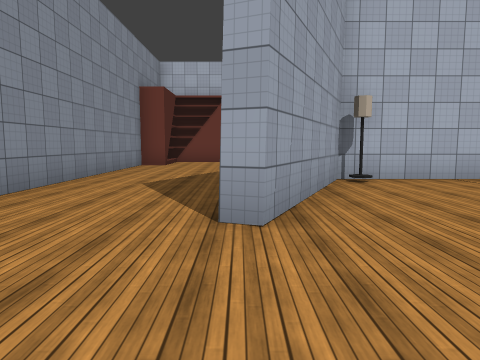
[1] (above)

23 first-person views from a walk through a scene from a Unity 3-D project. The camera is 1.4 m above the floor, tilts 6° down and sees 70° across. The floor is counted in squares, 2 m on a side. Each view is taken from the middle of a square. On the plan, view 1 faces up. The plan holds only what a view shows up to about 11 squares ahead; the rest is blank. The place goes on beyond the plan. The player character is not drawn. Some animated figures are left out. Some surface patterns are stand-ins.

[2]
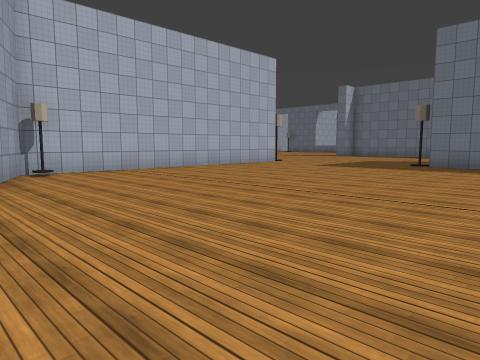

[3]
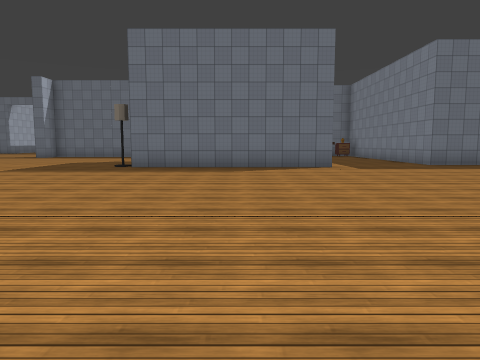

[4]
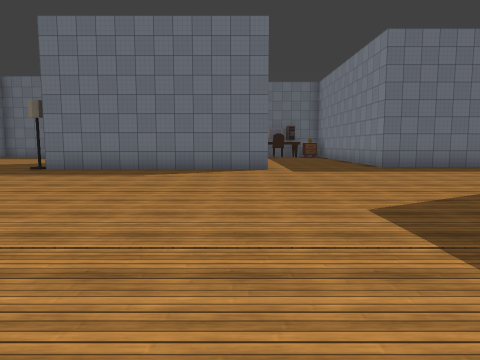

[5]
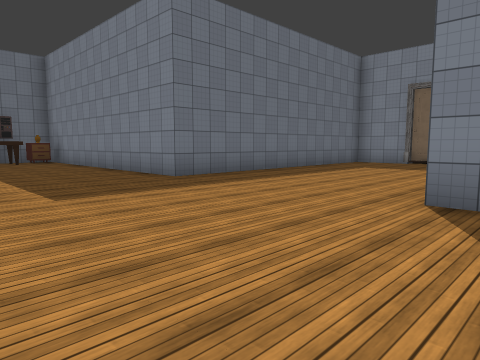

[6]
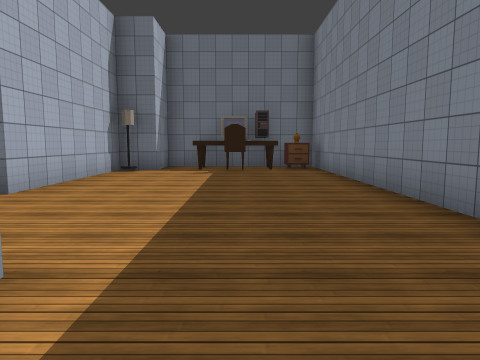

[7]
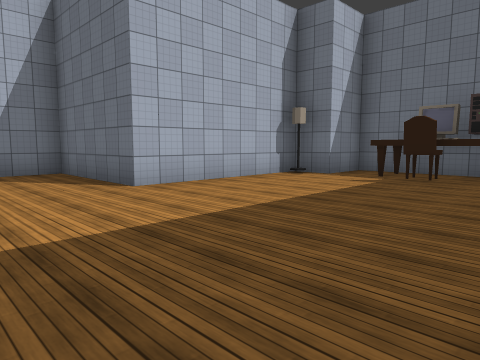

[8]
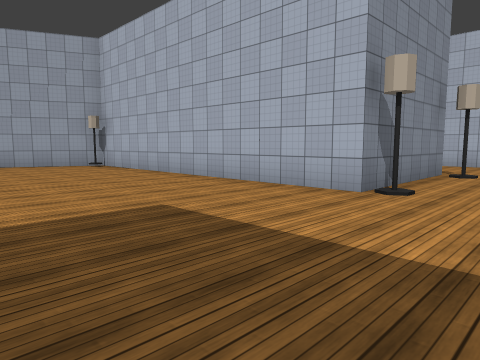

[9]
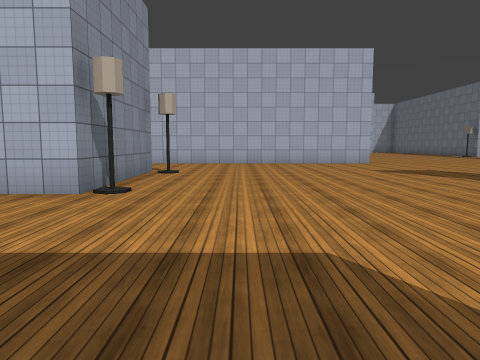

[10]
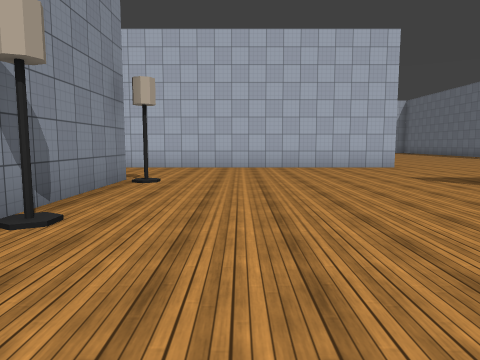

[11]
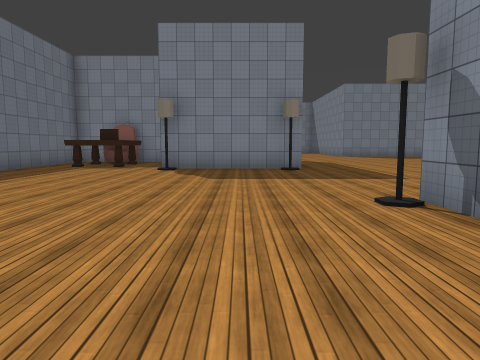

[12]
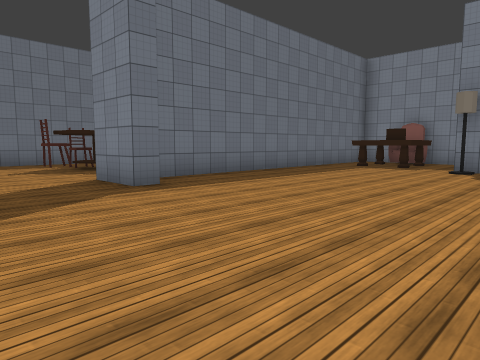

[13]
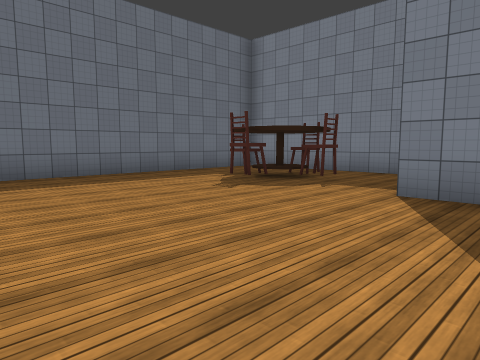

[14]
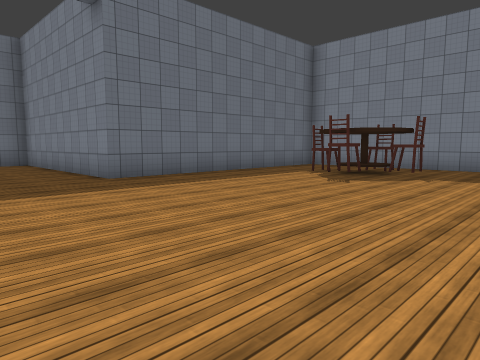

[15]
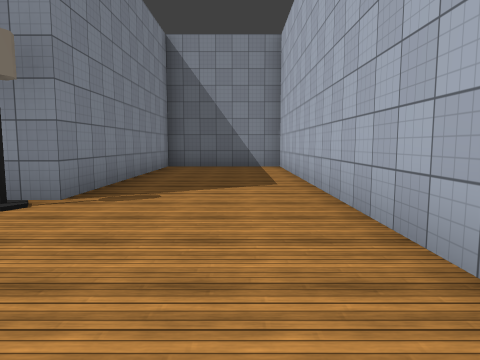

[16]
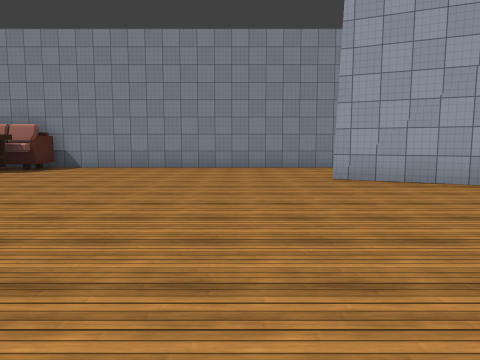

[17]
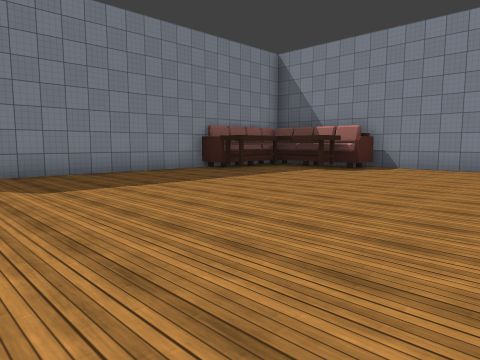

[18]
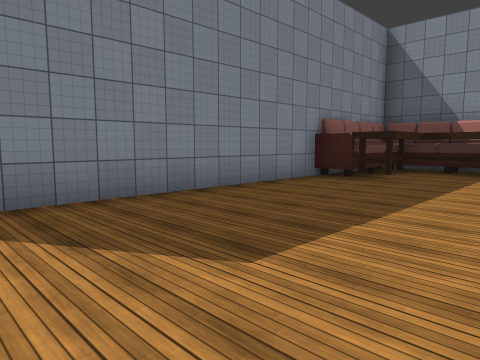

[19]
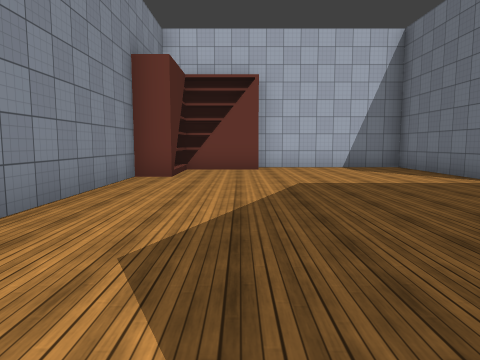

[20]
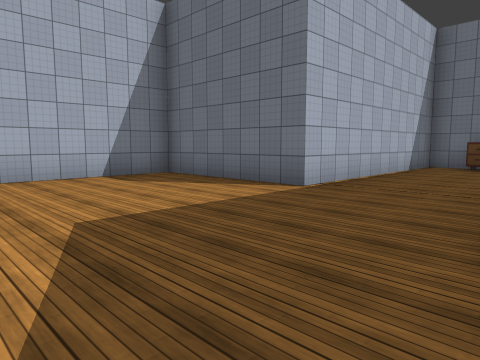

[21]
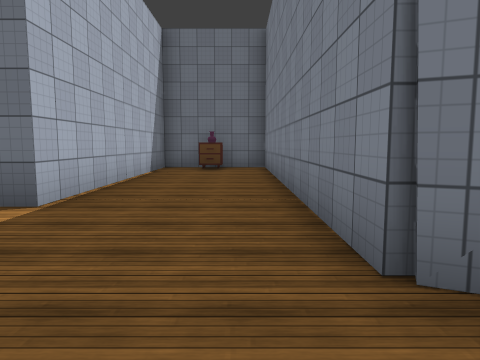

[22]
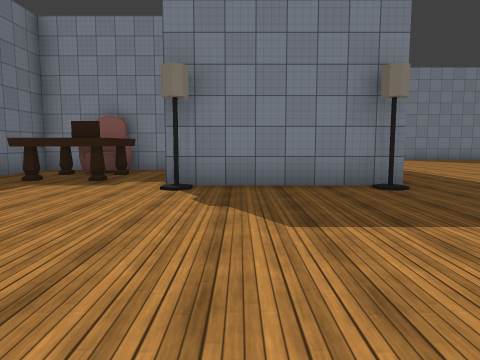

[23]
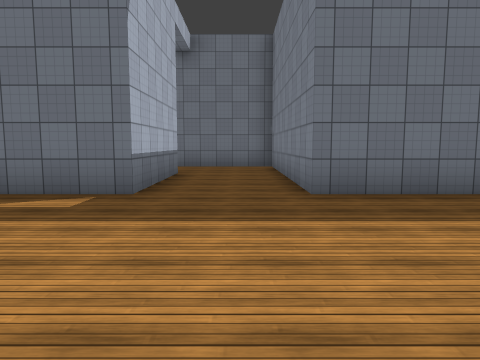

### Floor plan
Key: @ floor where view 1 was taken; # wall or solid block; . floor; L lamp; C chair; N nightstand; T table; A laptop; B bookshelf; R armchair; O other object.
Columns run from 4 left of view 1 to 32 right of it. Each row starts with its distance up from view 1.
 15     ############ #  # ........# ##..#
 14  BBB....#...........................#
 13  B......#...........................#
 12  B......#.....................#######
 11 #.......#.....................#
 10 #.......#######L..............#
  9 #.............N...............#
  8 #.............##.......#...C..#
  7 #.....#########L.......##.CTC.#
  6 #....#L.................#..C..#
  5 #....#..................#.....#
  4 #...##..................######
  3 #...#...................#
  2 #...............L..L....#
  1 #...............####....#
  0 #...@...........#..#.TT.#
 -1 #...............#..#.AA.#
 -2 #...............#..#.R..#
 -3 #...............#..####L##
 -4 #...............#........#
 -5  OOO.................... #
 -6  OOO...................C #
 -7  OOOO...................N#
 -8  #OOO...................O#
 -9      #######.....#######
-10             .....#
-11             .....#
-12             .....#
-13              ....#
-14              ...
-15              ..

Where each view was taken, in squares from view 1:
view 1: 0 up, 0 right, facing up
view 2: 2 down, 0 right, facing up-right
view 3: 2 down, 1 right, facing right
view 4: 4 down, 2 right, facing right
view 5: 4 down, 6 right, facing down-right
view 6: 6 down, 10 right, facing right
view 7: 8 down, 12 right, facing up-right
view 8: 2 up, 13 right, facing up-left
view 9: 2 up, 13 right, facing up
view 10: 4 up, 13 right, facing up
view 11: 11 up, 13 right, facing down
view 12: 11 up, 13 right, facing down-right
view 13: 13 up, 18 right, facing down-right
view 14: 15 up, 19 right, facing down-right
view 15: 13 up, 15 right, facing left
view 16: 1 up, 7 right, facing left
view 17: 0 up, 7 right, facing down-left
view 18: 4 down, 7 right, facing down-left
view 19: 4 up, 1 left, facing up
view 20: 7 up, 1 left, facing up-right
view 21: 8 up, 0 right, facing right
view 22: 7 up, 14 right, facing down
view 23: 13 up, 21 right, facing right
